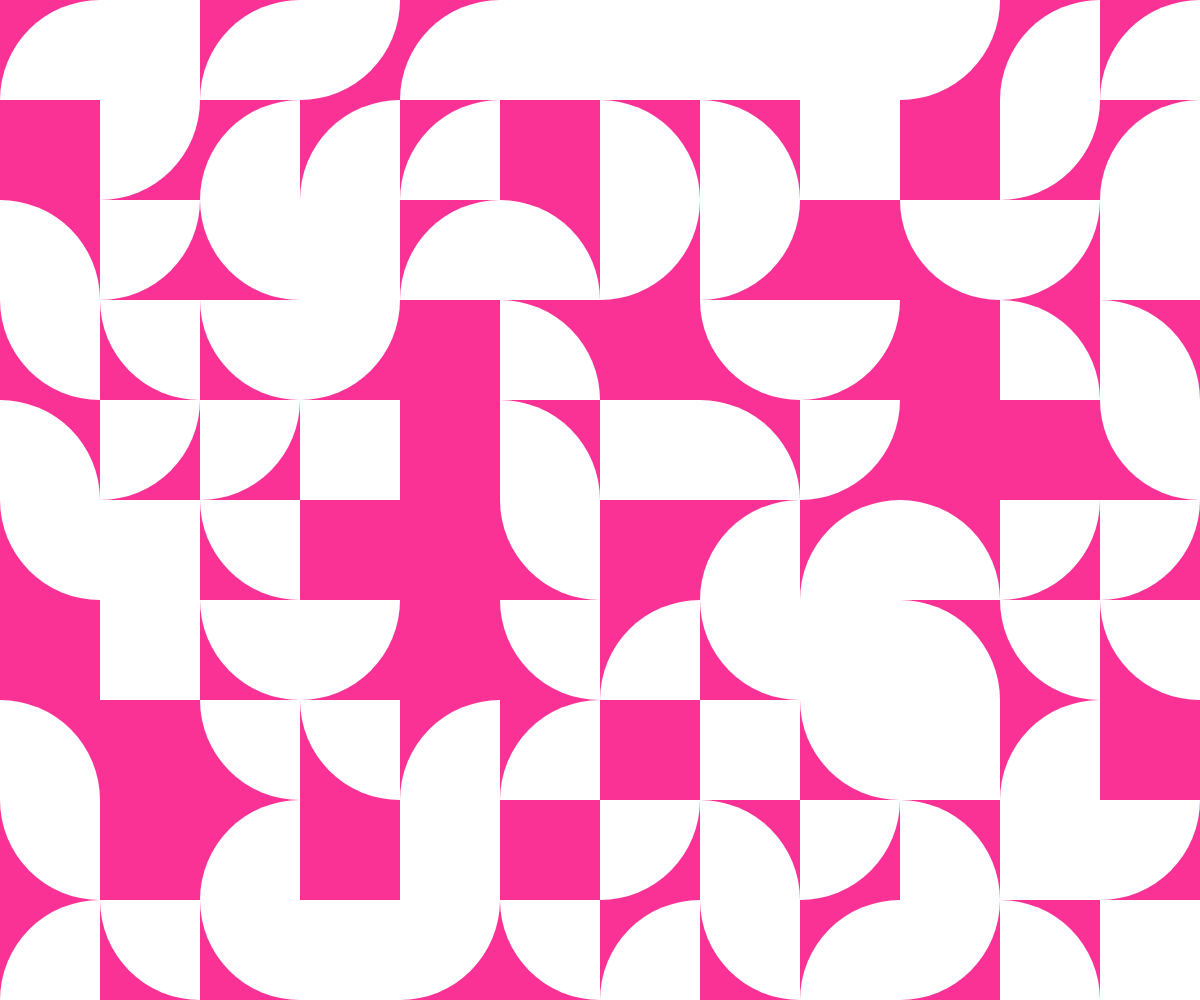
Frame 1 (no input)
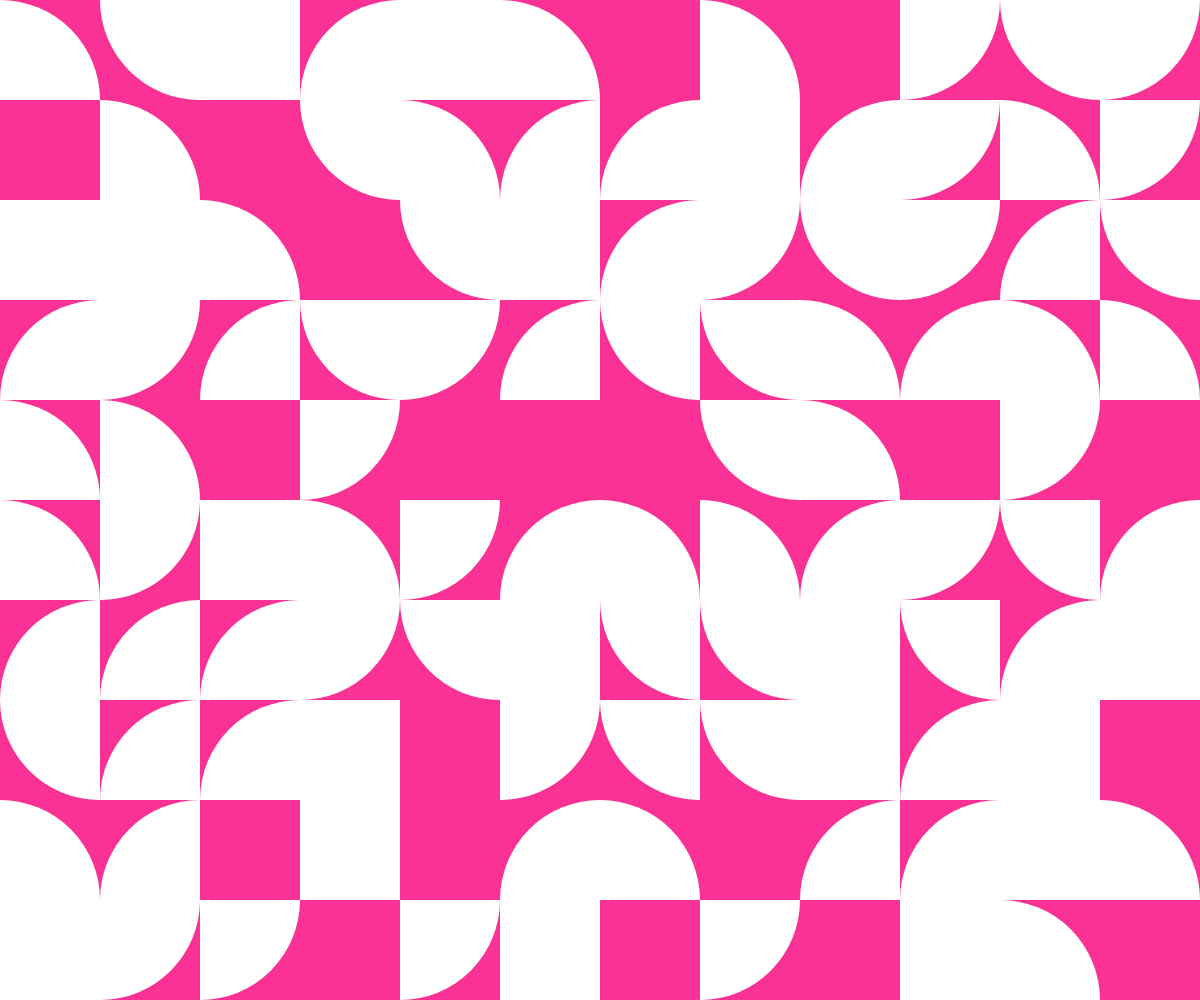
Frame 2 (the mouse pressed at the canvas centre, redrawn once)

The p5.js sketch that drew these frames (run headless with seeded random() and noise() and a simulated clock; the mouse was pressed at the canvas centre and the sketch redrawn once):

// p5.js sketch
// ── sketch.js
const GRID_SIZE = 100;

const TILE_POSSIBILITIES = TILES.map((_, i) => i);
const GRID_POSSIBILITIES = [];

function setup() {
  createCanvas(windowWidth, windowHeight);
  noLoop();

  for (let y = 0; y < height; y += GRID_SIZE) {
    for (let x = 0; x < width; x += GRID_SIZE) {
      GRID_POSSIBILITIES.push({
        x: x,
        y: y,
        possibilities: TILE_POSSIBILITIES.slice(),
      });
    }
  }
}

function draw() {
  background(250, 50, 150);
  noStroke();

  for (let i = 0; i < GRID_POSSIBILITIES.length; i++) {
    const mGridElement = GRID_POSSIBILITIES[i];
    const mGridPossibilities = mGridElement.possibilities;
    let mTile = TILES[mGridPossibilities[0]];

    if (mGridPossibilities.length > 1) {
      mTile = TILES[random(mGridPossibilities)];
    }
    mTile.draw(mGridElement.x, mGridElement.y, GRID_SIZE);
  }
}

// ── Gridy.js
class Gridy {
  constructor(x, y) {
    this.x = x;
    this.y = y;
    this.possibilities = ALL_TILE_IDXS.slice();
  }
}

// ── Tile.js
class Tile {
  constructor(draw, edges) {
    this.draw = draw;
    this.edges = edges;
  }
}

function empty(x, y, w, h = 0) {}

function full(x, y, w, h = 0) {
  h = h || w;
  rect(x, y, w, h);
}

function quarter(a) {
  return function (x, y, w, h = 0) {
    h = h || w;
    push();
    translate(x + w / 2, y + h / 2);
    rotate(radians(a));
    arc(-w / 2, -h / 2, 2 * w, 2 * h, 0, PI / 2);
    pop();
  };
}

const TILES = [
  new Tile(empty, []),
  new Tile(full, []),
  new Tile(quarter(0), []),
  new Tile(quarter(90), []),
  new Tile(quarter(180), []),
  new Tile(quarter(270), []),
];

const ALL_TILE_IDXS = TILES.map((_, i) => i);
